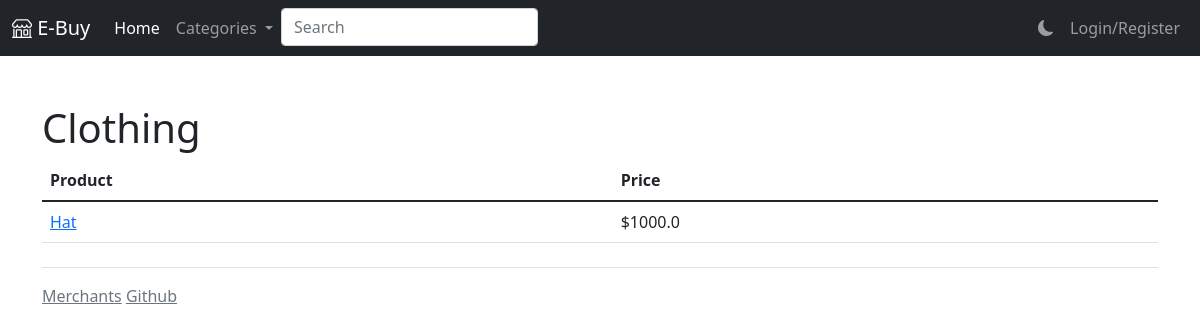
The page /category/1 on the database as committed earlier.
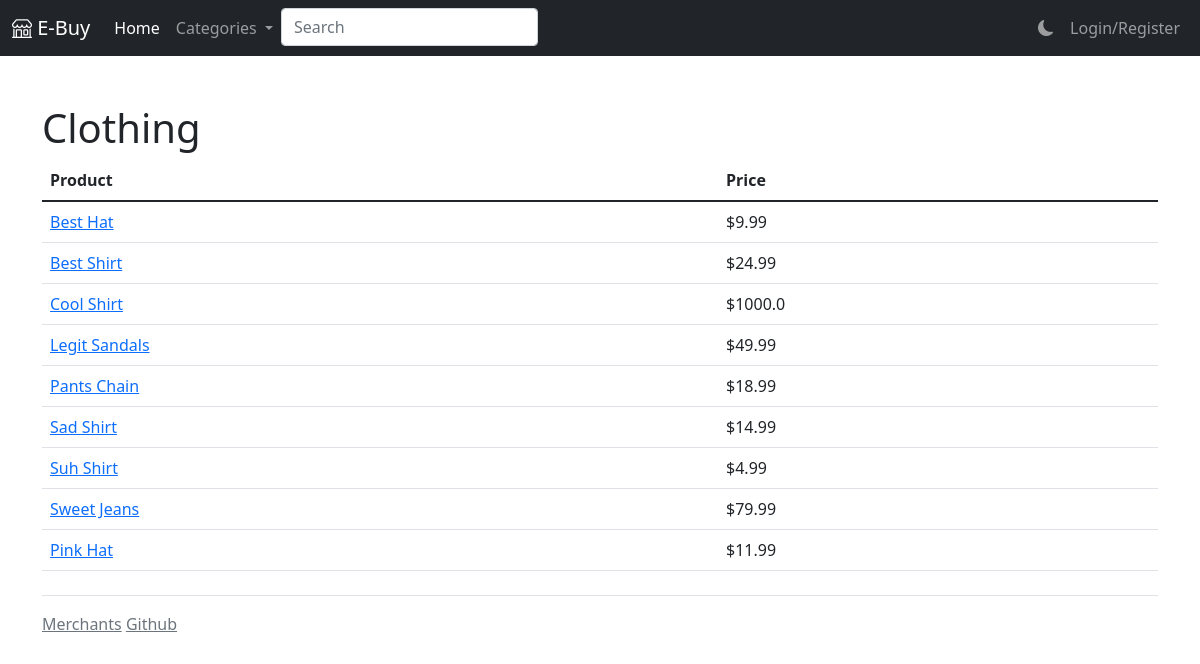
The same page on the database as committed later.
### app/models.py (models this page shows)
class Category(db.Model):
    id = db.Column(db.Integer, primary_key=True)
    """The primary key of the category"""
    name = db.Column(db.String(128))
    """The name of the category"""
    products = db.relationship('Product', backref='category', lazy='dynamic')
    """A queryable relationship representing the products that belong to the category"""

class Product(db.Model):
    id = db.Column(db.Integer, primary_key=True)
    """The primary key of the product"""
    category_id = db.Column(db.Integer, db.ForeignKey('category.id'))
    """The foreign key of the category the product belongs to"""
    merchant_id = db.Column(db.Integer, db.ForeignKey('user.id'))
    """The foreign key of the merchant User the product belongs to"""
    name = db.Column(db.String(128))
    """The name of the product"""
    price = db.Column(db.Float)
    """The price of the product"""
    description = db.Column(db.Text)
    """The description of the product"""
    reviews = db.relationship('Review', backref='product', lazy='dynamic')
    """A queryable database relationship that retrieves the reviews of the product"""
    images = db.relationship('Image', backref='product')
    """A instrumentedList that contains the Image objects related to the product"""
    orders = db.relationship("OrderRow", back_populates="product")
    """A relationship that retrieves orders of the product"""

### app/routes.py (the view)
@webapp.route('/category/<int:category_id>')
def category(category_id):
    category = Category.query.get(category_id)
    if category is not None:
        return render_template('category.html', category=category, products=category.products.all())
    else:
        return abort(404)

### app/routes.py (called while the page is built)
def add_categories(func):
    def inner(*args, **kwargs):
        return func(*args, **kwargs, categories=get_category_dict())
    return inner

### app/utils.py (called while the page is built)
def get_category_dict():
    return {c.name: c.id for c in Category.query.all()}

### app/templates/category.html (shortened to what this page needs)
{% extends "base.html" %}
{% block main %}
    <h1>{{ category.name }}</h1>
    <table class="table">
        <thead>
        <tr>
            <th scope="col">Product</th>
            <th scope="col">Price</th>
        </tr>
        </thead>
        <tbody>
        {% for product in products %}
            <tr>
                <td><a href="{{ '/product/%s' %product.id }}">{{ product.name }}</a></td>
                <td>${{ product.price }}</td>
            </tr>
        {% endfor %}
        </tbody>
    </table>
{% endblock %}

### app/templates/base.html (shortened to what this page needs)
<!doctype html>
<html lang="en">
<head>
    <link href="https://cdn.jsdelivr.net/npm/bootstrap@5.1.3/dist/css/bootstrap.min.css" rel="stylesheet"
>
    <link rel="stylesheet" type="text/css" href="{{ url_for('static', filename='main.css') }}"/>
    <link rel="stylesheet" href="https://cdn.jsdelivr.net/npm/bootstrap-icons@1.8.1/font/bootstrap-icons.css">
    <link href="https://cdn.jsdelivr.net/npm/bootstrap-dark-5@1.1.3/dist/css/bootstrap-nightshade.min.css"
          rel="stylesheet">
</head>
<body class="bootstrap">
<nav class="navbar navbar-expand-lg navbar-dark bg-dark">
    <div class="container-fluid">
        <a class="navbar-brand" href="/"><i class="bi bi-shop"></i> E-Buy</a>
        <div class="collapse navbar-collapse" id="navbarSupportedContent">
            <ul class="navbar-nav me-auto mb-2 mb-lg-0">
                <li class="nav-item">
                    <a class="nav-link active" aria-current="page" href="/">Home</a>
                </li>
                <li class="nav-item dropdown">
                    <a class="nav-link dropdown-toggle" href="#" id="navbarDropdown" role="button"
                       data-bs-toggle="dropdown" aria-expanded="false">
                        Categories
                    </a>
                </li>
                <li class="nav-item">
                    <form class="d-flex" action="/search" method="GET">
                        {% if query %}
                            <input class="form-control mr-sm-2" type="search" id="q" name="q" placeholder="Search"
                                   aria-label="Search" value="{{ query }}">
                        {% else %}
                            <input class="form-control mr-sm-2" type="search" id="q" name="q" placeholder="Search"
                                   aria-label="Search">
                        {% endif %}
                    </form>
                </li>
            </ul>
            <ul class="nav navbar-nav flex-row justify-content-md-center justify-content-start flex-nowrap">
                <li class="nav-item">
                    <a class="nav-link" href="javascript:toggleColor();"><i id="colorToggle"
                                                                            class="bi bi-moon-fill"></i></a>
                </li>
                <li class="nav-item">
                    {% if current_user.is_authenticated %}
                        <li class="nav-item dropdown">
                            <a class="nav-link dropdown-toggle" href="#" id="navbarDropdown" role="button"
                               data-bs-toggle="dropdown" aria-expanded="false">
                                <i class="bi bi-person-fill"></i>
                            </a>
                            <ul class="dropdown-menu" aria-labelledby="navbarDropdown" style="right: 0; left: auto;">
                                <li><a class="dropdown-item" href="/cart">Shopping Cart</a></li>
                                <li><a class="dropdown-item" href="/account_info">Account Info</a></li>
                                <li><a class="dropdown-item" href="/orders">Orders</a></li>
                                <li>
                                    <hr class="dropdown-divider">
                                </li>
                                <li><a class="dropdown-item" href="/logout">Log Out</a></li>
                            </ul>
                        </li>
                    {% else %}
                        <a class="nav-link" href="/login">Login/Register</a>
                    {% endif %}
                </li>
            </ul>
        </div>
    </div>
</nav>
<div class="container py-4">
    {% block main %}
    {% endblock %}
    <footer class="pt-3 mt-4 text-muted border-top">
        <a href="/merchant/login" class="link-secondary">Merchants</a>
        <a href="https://github.com/NathanCYee/131_project" class="link-secondary">Github</a>
    </footer>
</div>
</body>
</html>

Rows that differ between the two databases and show on the page:
changed Product: name "Hat" → "Best Hat"; price "1000.0" → "9.99"
added Product: name "Best Shirt", price "24.99"
added Product: name "Cool Shirt", price "1000.0"
added Product: name "Legit Sandals", price "49.99"
added Product: name "Pants Chain", price "18.99"
added Product: name "Sad Shirt", price "14.99"
added Product: name "Suh Shirt", price "4.99"
added Product: name "Sweet Jeans", price "79.99"
added Product: name "Pink Hat", price "11.99"
